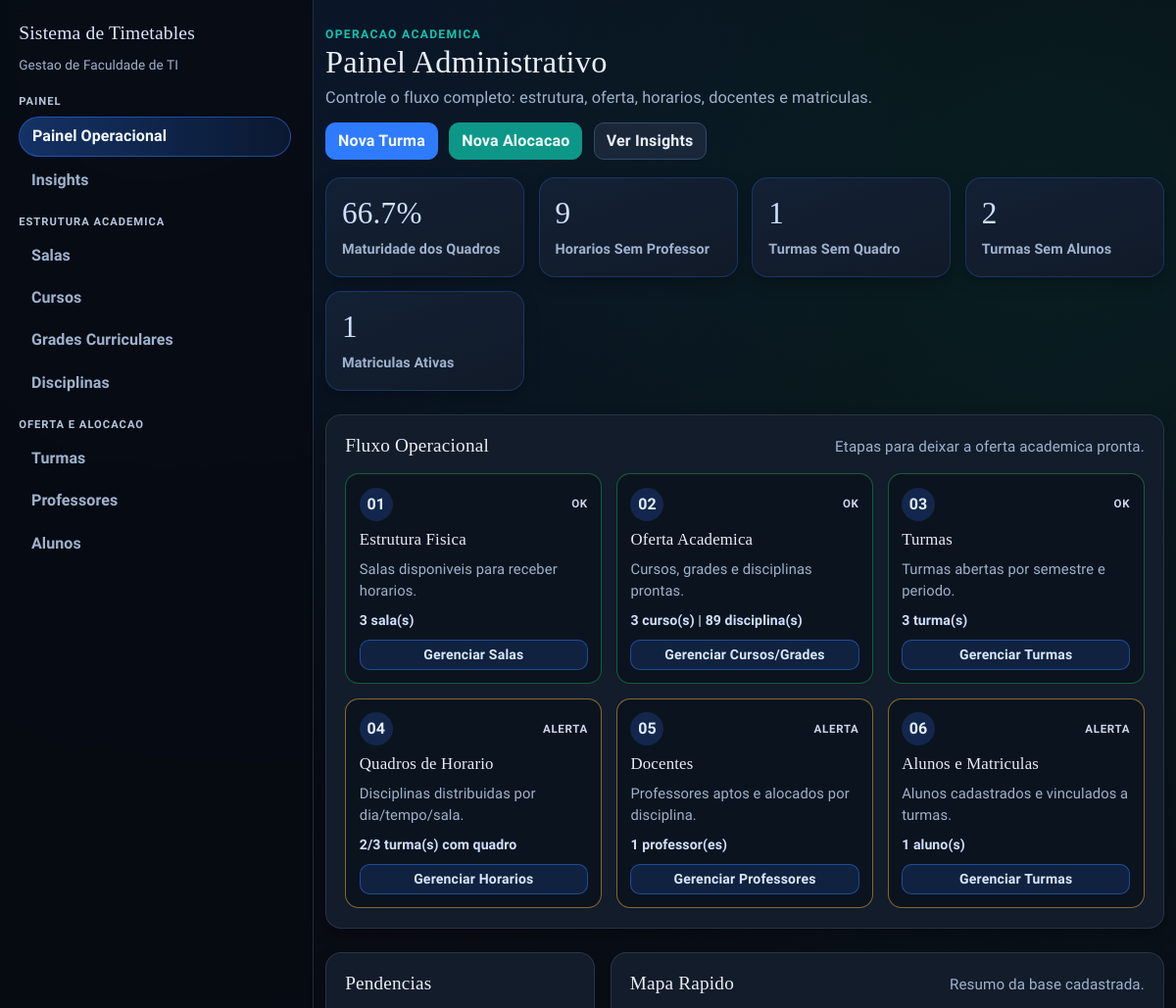
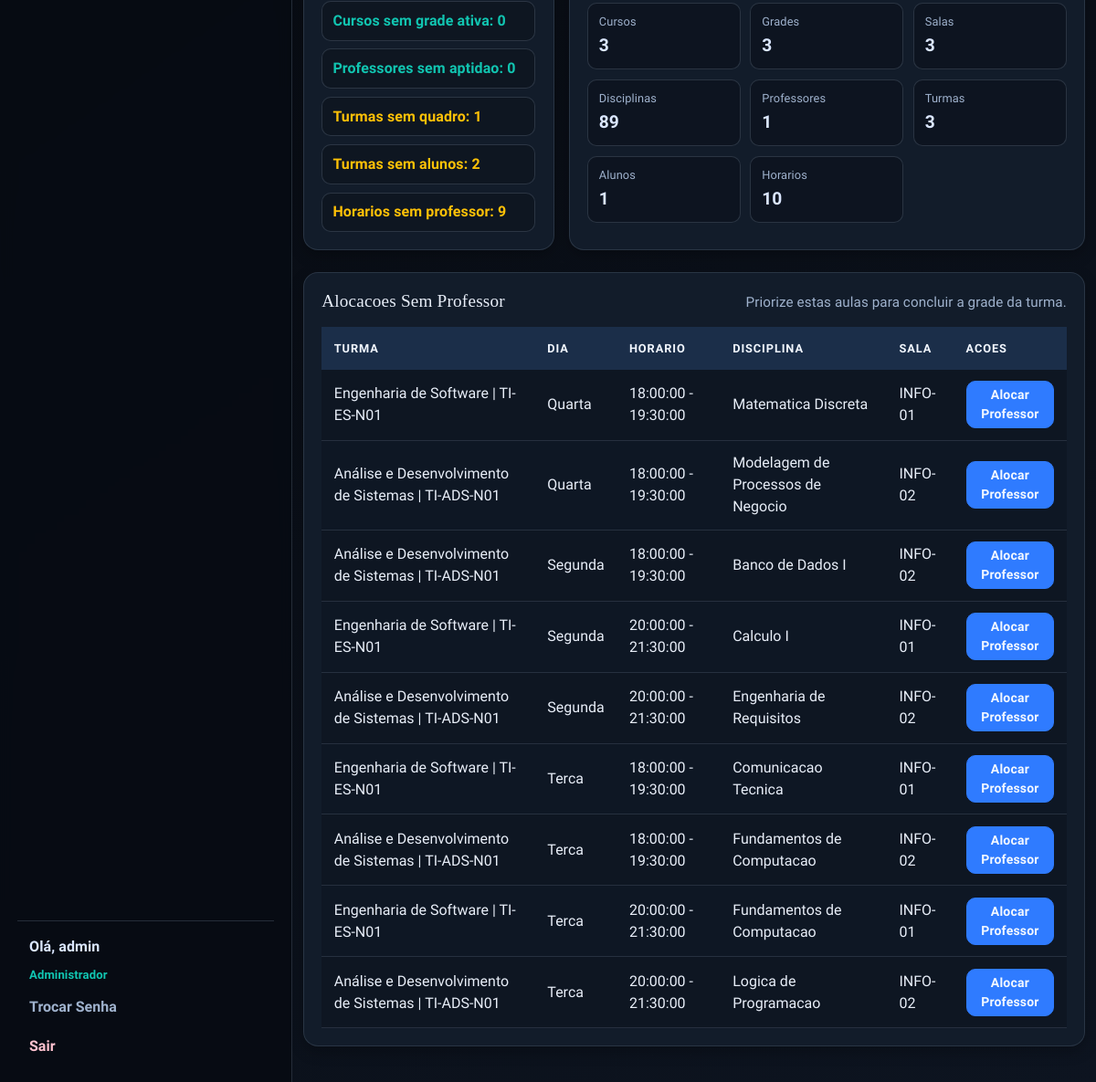
The page /admin (signed in) on the database its author committed (2 pictures, top to bottom).
### app/models.py (models this page shows, shortened)
class User(UserMixin, db.Model):
    id = db.Column(db.Integer, primary_key=True)
    username = db.Column(db.String(64), unique=True, nullable=False)
    email = db.Column(db.String(120), unique=True, nullable=False)
    password_hash = db.Column(db.String(128))
    role = db.Column(db.String(20), default='professor')  # 'admin' or 'professor'
    disciplinas_aptas = db.relationship(
        "Disciplina",
        secondary=professor_disciplina,
        lazy="select",
        backref=db.backref("professores_aptos", lazy="select"),
    )
    def is_admin(self):
        return self.role == 'admin'

class Timetable(db.Model):
    id = db.Column(db.Integer, primary_key=True)
    dia = db.Column(db.String(20), nullable=False)  # e.g., 'Segunda', 'Terça'
    hora_inicio = db.Column(db.Time, nullable=False)
    hora_fim = db.Column(db.Time, nullable=False)
    sala_id = db.Column(db.Integer, db.ForeignKey('sala.id'), nullable=False)
    professor_id = db.Column(db.Integer, db.ForeignKey('user.id'), nullable=True)
    disciplina_id = db.Column(db.Integer, db.ForeignKey('disciplina.id'), nullable=False)
    turma_id = db.Column(db.Integer, db.ForeignKey("turma.id"), nullable=False)
    sala = db.relationship('Sala', backref='timetables')
    professor = db.relationship('User', backref='timetables')
    disciplina = db.relationship('Disciplina', backref='timetables')
    turma = db.relationship('Turma', backref='timetables')
    __table_args__ = (
        db.UniqueConstraint('dia', 'hora_inicio', 'hora_fim', 'sala_id', name='unique_dia_horario_sala'),
        db.UniqueConstraint('dia', 'hora_inicio', 'hora_fim', 'professor_id', name='unique_dia_horario_professor'),
        db.UniqueConstraint('dia', 'hora_inicio', 'hora_fim', 'turma_id', name='unique_dia_horario_turma'),
    )

class Curso(db.Model):
    id = db.Column(db.Integer, primary_key=True)
    nome = db.Column(db.String(120), nullable=False, unique=True)
    codigo = db.Column(db.String(20), nullable=False, unique=True)
    quantidade_periodos = db.Column(db.Integer, nullable=False, default=8)
    ativo = db.Column(db.Boolean, nullable=False, default=True)

class Turma(db.Model):
    id = db.Column(db.Integer, primary_key=True)
    curso_id = db.Column(db.Integer, db.ForeignKey("curso.id"), nullable=False)
    codigo = db.Column(db.String(30), nullable=False)
    semestre_letivo = db.Column(db.String(20), nullable=False)
    periodo = db.Column(db.Integer, nullable=False)
    turno = db.Column(db.String(20), nullable=False, default="noturno")
    quantidade_alunos = db.Column(db.Integer, nullable=True)
    ativa = db.Column(db.Boolean, nullable=False, default=True)
    curso = db.relationship("Curso", backref=db.backref("turmas", lazy="select"))
    __table_args__ = (
        db.UniqueConstraint("curso_id", "codigo", "semestre_letivo", name="unique_turma_codigo_semestre"),
    )

class Disciplina(db.Model):
    id = db.Column(db.Integer, primary_key=True)
    nome = db.Column(db.String(100), nullable=False)
    codigo = db.Column(db.String(20), unique=True, nullable=False)

class Sala(db.Model):
    id = db.Column(db.Integer, primary_key=True)
    nome = db.Column(db.String(100), nullable=False)
    capacidade = db.Column(db.Integer, nullable=False)

### app/routes/admin.py (the view)
@bp.route("/admin")
@login_required
@admin_required
def admin_dashboard():
    context = _load_admin_dashboard_data()
    delete_form = DeleteForm()
    return render_template(
        "admin_dashboard.html",
        delete_form=delete_form,
        **context,
    )

### app/models.py (called while the page is built)
@login_manager.user_loader
def load_user(user_id):
    return db.session.get(User, int(user_id))

### app/routes/admin.py (called while the page is built)
def _load_admin_dashboard_data():
    context = _load_admin_core_data()
    context["matriculas_count"] = Matricula.query.count()
    context["operation_panel"] = _build_admin_operation_panel(context)
    return context

### app/routes/helpers.py (called while the page is built)
def admin_required_redirect():
    if getattr(current_user, "is_authenticated", False) and current_user.is_admin():
        return None
    flash("Acesso restrito ao administrador.", "danger")
    return redirect(url_for("main.index"))

def admin_required(view_func):
    @wraps(view_func)
    def wrapper(*args, **kwargs):
        guard = admin_required_redirect()
        if guard:
            return guard
        return view_func(*args, **kwargs)
    return wrapper

### templates/admin_dashboard.html (shortened to what this page needs)
{% extends "base.html" %}
{% block content %}
<section class="stagger-in">
  <div class="page-head">
    <div>
      <p class="eyebrow">Operacao Academica</p>
      <h1>Painel Administrativo</h1>
      <p class="page-lead">Controle o fluxo completo: estrutura, oferta, horarios, docentes e matriculas.</p>
    </div>
    <div class="action-row mb-0">
      <a href="{{ url_for('main.new_turma') }}" class="btn btn-primary">Nova Turma</a>
      <a href="{{ url_for('main.new_timetable') }}" class="btn btn-success">Nova Alocacao</a>
      <a href="{{ url_for('main.admin_insights') }}" class="btn btn-outline-secondary">Ver Insights</a>
    </div>
  </div>
  <div class="dashboard-stats dashboard-stats-admin mb-4">
    <div class="stat-card">
      <h3>{{ operation_panel.maturidade_quadro }}%</h3>
      <p>Maturidade dos Quadros</p>
    </div>
    <div class="stat-card">
      <h3>{{ operation_panel.horarios_sem_professor|length }}</h3>
      <p>Horarios Sem Professor</p>
    </div>
    <div class="stat-card">
      <h3>{{ operation_panel.turmas_sem_quadro|length }}</h3>
      <p>Turmas Sem Quadro</p>
    </div>
    <div class="stat-card">
      <h3>{{ operation_panel.turmas_sem_alunos|length }}</h3>
      <p>Turmas Sem Alunos</p>
    </div>
    <div class="stat-card">
      <h3>{{ matriculas_count }}</h3>
      <p>Matriculas Ativas</p>
    </div>
  </div>
  <div class="surface section-shell mb-4">
    <div class="section-head">
      <h2 class="section-title">Fluxo Operacional</h2>
      <p class="section-subtitle">Etapas para deixar a oferta academica pronta.</p>
    </div>
    <div class="pipeline-grid">
      {% for etapa in operation_panel.fluxo %}
      <article class="pipeline-card pipeline-{{ etapa.status }}">
        <div class="pipeline-top">
          <span class="pipeline-order">{{ etapa.ordem }}</span>
          <span class="pipeline-status">{{ etapa.status|upper }}</span>
        </div>
        <h3>{{ etapa.titulo }}</h3>
        <p>{{ etapa.descricao }}</p>
        <p class="pipeline-meta">{{ etapa.meta }}</p>
        <a href="{{ etapa.cta_url }}" class="btn btn-sm btn-edit">{{ etapa.cta_label }}</a>
      </article>
      {% endfor %}
    </div>
  </div>
  <div class="row g-3 mb-4">
    <div class="col-xl-4">
      <div class="surface section-shell h-100">
        <div class="section-head">
          <h2 class="section-title">Pendencias</h2>
        </div>
        <ul class="clean-list">
          <li class="{{ 'text-danger' if operation_panel.cursos_sem_grade|length else 'text-success' }}">
            Cursos sem grade ativa: {{ operation_panel.cursos_sem_grade|length }}
          </li>
          <li class="{{ 'text-danger' if operation_panel.professores_sem_aptidao|length else 'text-success' }}">
            Professores sem aptidao: {{ operation_panel.professores_sem_aptidao|length }}
          </li>
          <li class="{{ 'text-warning' if operation_panel.turmas_sem_quadro|length else 'text-success' }}">
            Turmas sem quadro: {{ operation_panel.turmas_sem_quadro|length }}
          </li>
          <li class="{{ 'text-warning' if operation_panel.turmas_sem_alunos|length else 'text-success' }}">
            Turmas sem alunos: {{ operation_panel.turmas_sem_alunos|length }}
          </li>
          <li class="{{ 'text-warning' if operation_panel.horarios_sem_professor|length else 'text-success' }}">
            Horarios sem professor: {{ operation_panel.horarios_sem_professor|length }}
          </li>
        </ul>
      </div>
    </div>
    <div class="col-xl-8">
      <div class="surface section-shell h-100">
        <div class="section-head">
          <h2 class="section-title">Mapa Rapido</h2>
          <p class="section-subtitle">Resumo da base cadastrada.</p>
        </div>
        <div class="mini-kpi-grid">
          <div class="mini-kpi"><span>Cursos</span><strong>{{ cursos|length }}</strong></div>
          <div class="mini-kpi"><span>Grades</span><strong>{{ grades|length }}</strong></div>
          <div class="mini-kpi"><span>Salas</span><strong>{{ salas|length }}</strong></div>
          <div class="mini-kpi"><span>Disciplinas</span><strong>{{ disciplinas|length }}</strong></div>
          <div class="mini-kpi"><span>Professores</span><strong>{{ professores|length }}</strong></div>
          <div class="mini-kpi"><span>Turmas</span><strong>{{ turmas|length }}</strong></div>
          <div class="mini-kpi"><span>Alunos</span><strong>{{ alunos|length }}</strong></div>
          <div class="mini-kpi"><span>Horarios</span><strong>{{ timetables|length }}</strong></div>
        </div>
      </div>
    </div>
  </div>
  <div class="surface section-shell">
    <div class="section-head">
      <h2 class="section-title">Alocacoes Sem Professor</h2>
      <p class="section-subtitle">Priorize estas aulas para concluir a grade da turma.</p>
    </div>
    {% if operation_panel.horarios_sem_professor %}
    <div class="table-responsive">
      <table class="table table-hover">
        <thead>
          <tr>
            <th>Turma</th>
            <th>Dia</th>
            <th>Horario</th>
            <th>Disciplina</th>
            <th>Sala</th>
            <th>Acoes</th>
          </tr>
        </thead>
        <tbody>
          {% for t in operation_panel.horarios_sem_professor[:12] %}
          <tr>
            <td>{{ t.turma.curso.nome if t.turma and t.turma.curso else 'Curso' }} | {{ t.turma.codigo if t.turma else '-' }}</td>
            <td>{{ t.dia }}</td>
            <td>{{ t.hora_inicio }} - {{ t.hora_fim }}</td>
            <td>{{ t.disciplina.nome if t.disciplina else 'Disciplina removida' }}</td>
            <td>{{ t.sala.nome if t.sala else 'Sala removida' }}</td>
            <td>
              <a href="{{ url_for('main.alocar_professor_timetable', id=t.id) }}" class="btn btn-sm btn-primary">Alocar Professor</a>
            </td>
          </tr>
          {% endfor %}
        </tbody>
      </table>
    </div>
    {% else %}
    <div class="empty-state">
      <h5>Sem pendencias de alocacao docente</h5>
      <p>As aulas cadastradas ja possuem professor atribuido.</p>
    </div>
    {% endif %}
  </div>
</section>
{% endblock %}

### templates/base.html (shortened to what this page needs)
<!doctype html>
<html lang="pt-br">
  <head>
    <link
      href="https://cdn.jsdelivr.net/npm/bootstrap@5.1.3/dist/css/bootstrap.min.css"
      rel="stylesheet"
    />
    <link rel="stylesheet" href="{{ url_for('static', filename='css/styles.css') }}" />
  </head>
  <body>
    {% if current_user.is_authenticated %}
    {% set current_endpoint = request.endpoint or '' %}
    <div class="app-shell">
      <aside class="app-sidebar">
        <a class="app-brand" href="{{ url_for('main.index') }}">Sistema de Timetables</a>
        <p class="sidebar-subtitle">Gestao de Faculdade de TI</p>
        <nav class="sidebar-nav">
          <ul class="nav flex-column gap-3">
            {% if current_user.is_admin() %}
            <li class="nav-group">
              <p class="sidebar-group-title">Painel</p>
              <a class="sidebar-link {{ 'is-active' if current_endpoint == 'main.admin_dashboard' else '' }}" href="{{ url_for('main.admin_dashboard') }}">Painel Operacional</a>
              <a class="sidebar-link {{ 'is-active' if current_endpoint == 'main.admin_insights' else '' }}" href="{{ url_for('main.admin_insights') }}">Insights</a>
            </li>
            <li class="nav-group">
              <p class="sidebar-group-title">Estrutura Academica</p>
              <a class="sidebar-link {{ 'is-active' if current_endpoint in ['main.salas', 'main.new_sala', 'main.edit_sala'] else '' }}" href="{{ url_for('main.salas') }}">Salas</a>
              <a class="sidebar-link {{ 'is-active' if current_endpoint in ['main.cursos', 'main.new_curso', 'main.edit_curso'] else '' }}" href="{{ url_for('main.cursos') }}">Cursos</a>
              <a class="sidebar-link {{ 'is-active' if current_endpoint in ['main.grades', 'main.new_grade', 'main.edit_grade', 'main.grade_items', 'main.new_grade_item', 'main.edit_grade_item'] else '' }}" href="{{ url_for('main.grades') }}">Grades Curriculares</a>
              <a class="sidebar-link {{ 'is-active' if current_endpoint in ['main.disciplinas', 'main.new_disciplina', 'main.edit_disciplina'] else '' }}" href="{{ url_for('main.disciplinas') }}">Disciplinas</a>
            </li>
            <li class="nav-group">
              <p class="sidebar-group-title">Oferta e Alocacao</p>
              <a class="sidebar-link {{ 'is-active' if current_endpoint in ['main.turmas', 'main.new_turma', 'main.edit_turma', 'main.turma_quadro', 'main.turma_alunos', 'main.delete_turma_matricula', 'main.alocar_professor_timetable', 'main.alocar_professores_turma_lote'] else '' }}" href="{{ url_for('main.turmas') }}">Turmas</a>
              <a class="sidebar-link {{ 'is-active' if current_endpoint in ['main.professores', 'main.new_professor', 'main.edit_professor'] else '' }}" href="{{ url_for('main.professores') }}">Professores</a>
              <a class="sidebar-link {{ 'is-active' if current_endpoint in ['main.alunos', 'main.new_aluno', 'main.edit_aluno'] else '' }}" href="{{ url_for('main.alunos') }}">Alunos</a>
            </li>
            {% else %}
            <li class="nav-group">
              <p class="sidebar-group-title">Professor</p>
              <a class="sidebar-link {{ 'is-active' if current_endpoint == 'main.professor_dashboard' else '' }}" href="{{ url_for('main.professor_dashboard') }}">Minhas Turmas</a>
            </li>
            {% endif %}
          </ul>
        </nav>
        <div class="sidebar-user">
          <span class="sidebar-greeting">Ol&aacute;, {{ current_user.username }}</span>
          <span class="sidebar-role">{{ 'Administrador' if current_user.is_admin() else 'Professor' }}</span>
          <a class="sidebar-link {{ 'is-active' if current_endpoint == 'main.change_password' else '' }}" href="{{ url_for('main.change_password') }}">Trocar Senha</a>
          <a class="sidebar-link sidebar-link-logout" href="{{ url_for('main.logout') }}">Sair</a>
        </div>
      </aside>
      <main class="app-content">
        <div class="container app-main">
    {% endif %}
      {% block content %}{% endblock %}
    {% if current_user.is_authenticated %}
        </div>
      </main>
    </div>
    {% else %}
    </main>
    {% endif %}
  </body>
</html>

### rows shown on the page
User: username "admin", role "Administrador"
Timetable: turma.curso "Engenharia de Software", turma "TI-ES-N01", dia "Quarta", hora_inicio "18:00:00", hora_fim "19:30:00", disciplina "Matematica Discreta", sala "INFO-01"
Timetable: turma.curso "Análise e Desenvolvimento de Sistemas", turma "TI-ADS-N01", dia "Quarta", hora_inicio "18:00:00", hora_fim "19:30:00", disciplina "Modelagem de Processos de Negocio", sala "INFO-02"
Timetable: turma.curso "Análise e Desenvolvimento de Sistemas", turma "TI-ADS-N01", dia "Segunda", hora_inicio "18:00:00", hora_fim "19:30:00", disciplina "Banco de Dados I", sala "INFO-02"
Timetable: turma.curso "Engenharia de Software", turma "TI-ES-N01", dia "Segunda", hora_inicio "20:00:00", hora_fim "21:30:00", disciplina "Calculo I", sala "INFO-01"
Timetable: turma.curso "Análise e Desenvolvimento de Sistemas", turma "TI-ADS-N01", dia "Segunda", hora_inicio "20:00:00", hora_fim "21:30:00", disciplina "Engenharia de Requisitos", sala "INFO-02"
Timetable: turma.curso "Engenharia de Software", turma "TI-ES-N01", dia "Terca", hora_inicio "18:00:00", hora_fim "19:30:00", disciplina "Comunicacao Tecnica", sala "INFO-01"
Timetable: turma.curso "Análise e Desenvolvimento de Sistemas", turma "TI-ADS-N01", dia "Terca", hora_inicio "18:00:00", hora_fim "19:30:00", disciplina "Fundamentos de Computacao", sala "INFO-02"
Timetable: turma.curso "Engenharia de Software", turma "TI-ES-N01", dia "Terca", hora_inicio "20:00:00", hora_fim "21:30:00", disciplina "Fundamentos de Computacao", sala "INFO-01"
Timetable: turma.curso "Análise e Desenvolvimento de Sistemas", turma "TI-ADS-N01", dia "Terca", hora_inicio "20:00:00", hora_fim "21:30:00", disciplina "Logica de Programacao", sala "INFO-02"

### other values the page prints
{{ operation_panel.maturidade_quadro }} "66.7"
{{ operation_panel.horarios_sem_professor|length }} "9"
{{ operation_panel.turmas_sem_quadro|length }} "1"
{{ operation_panel.turmas_sem_alunos|length }} "2"
{{ matriculas_count }} "1"
{{ etapa.ordem }} "01" "02" "03" "04" "05" "06"
{{ etapa.status|upper }} "OK" "OK" "OK" "ALERTA" "ALERTA" "ALERTA"
{{ etapa.titulo }} "Estrutura Fisica" "Oferta Academica" "Turmas" "Quadros de Horario" "Docentes" "Alunos e Matriculas"
{{ etapa.descricao }} "Salas disponiveis para receber horarios." "Cursos, grades e disciplinas prontas." "Turmas abertas por semestre e periodo." "Disciplinas distribuidas por dia/tempo/sala." "Professores aptos e alocados por disciplina." "Alunos cadastrados e vinculados a turmas."
{{ etapa.meta }} "3 sala(s)" "3 curso(s) | 89 disciplina(s)" "3 turma(s)" "2/3 turma(s) com quadro" "1 professor(es)" "1 aluno(s)"
{{ etapa.cta_label }} "Gerenciar Salas" "Gerenciar Cursos/Grades" "Gerenciar Turmas" "Gerenciar Horarios" "Gerenciar Professores" "Gerenciar Turmas"
{{ operation_panel.cursos_sem_grade|length }} "0"
{{ operation_panel.professores_sem_aptidao|length }} "0"
{{ cursos|length }} "3"
{{ grades|length }} "3"
